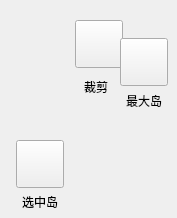
               <widget class="QWidget" name="tabWidget_7Page1">
                <attribute name="title">
                 <string/>
                </attribute>
                <widget class="QPushButton" name="btnCut">
                 <property name="geometry">
                  <rect>
                   <x>75</x>
                   <y>20</y>
                   <width>48</width>
                   <height>48</height>
                  </rect>
                 </property>
                 <property name="sizePolicy">
                  <sizepolicy hsizetype="Fixed" vsizetype="Fixed">
                   <horstretch>0</horstretch>
                   <verstretch>0</verstretch>
                  </sizepolicy>
                 </property>
                 <property name="minimumSize">
                  <size>
                   <width>48</width>
                   <height>48</height>
                  </size>
                 </property>
                 <property name="maximumSize">
                  <size>
                   <width>48</width>
                   <height>48</height>
                  </size>
                 </property>
                 <property name="text">
                  <string/>
                 </property>
                 <property name="checkable">
                  <bool>true</bool>
                 </property>
                </widget>
                <widget class="QPushButton" name="btnMaxLand">
                 <property name="geometry">
                  <rect>
                   <x>120</x>
                   <y>38</y>
                   <width>48</width>
                   <height>48</height>
                  </rect>
                 </property>
                 <property name="sizePolicy">
                  <sizepolicy hsizetype="Fixed" vsizetype="Fixed">
                   <horstretch>0</horstretch>
                   <verstretch>0</verstretch>
                  </sizepolicy>
                 </property>
                 <property name="minimumSize">
                  <size>
                   <width>48</width>
                   <height>48</height>
                  </size>
                 </property>
                 <property name="maximumSize">
                  <size>
                   <width>48</width>
                   <height>48</height>
                  </size>
                 </property>
                 <property name="text">
                  <string/>
                 </property>
                 <property name="checkable">
                  <bool>true</bool>
                 </property>
                </widget>
                <widget class="QLabel" name="btnCut_2">
                 <property name="geometry">
                  <rect>
                   <x>72</x>
                   <y>80</y>
                   <width>48</width>
                   <height>14</height>
                  </rect>
                 </property>
                 <property name="text">
                  <string>裁剪</string>
                 </property>
                 <property name="alignment">
                  <set>Qt::AlignCenter</set>
                 </property>
                </widget>
                <widget class="QLabel" name="label_7">
                 <property name="geometry">
                  <rect>
                   <x>120</x>
                   <y>94</y>
                   <width>48</width>
                   <height>14</height>
                  </rect>
                 </property>
                 <property name="text">
                  <string>最大岛</string>
                 </property>
                 <property name="alignment">
                  <set>Qt::AlignCenter</set>
                 </property>
                </widget>
                <widget class="QPushButton" name="btnSaveMaxLand">
                 <property name="geometry">
                  <rect>
                   <x>16</x>
                   <y>140</y>
                   <width>48</width>
                   <height>48</height>
                  </rect>
                 </property>
                 <property name="sizePolicy">
                  <sizepolicy hsizetype="Fixed" vsizetype="Fixed">
                   <horstretch>0</horstretch>
                   <verstretch>0</verstretch>
                  </sizepolicy>
                 </property>
                 <property name="minimumSize">
                  <size>
                   <width>48</width>
                   <height>48</height>
                  </size>
                 </property>
                 <property name="maximumSize">
                  <size>
                   <width>48</width>
                   <height>48</height>
                  </size>
                 </property>
                 <property name="text">
                  <string/>
                 </property>
                 <property name="checkable">
                  <bool>true</bool>
                 </property>
                </widget>
                <widget class="QLabel" name="label_18">
                 <property name="geometry">
                  <rect>
                   <x>6</x>
                   <y>195</y>
                   <width>68</width>
                   <height>14</height>
                  </rect>
                 </property>
                 <property name="text">
                  <string>选中岛</string>
                 </property>
                 <property name="alignment">
                  <set>Qt::AlignCenter</set>
                 </property>
                </widget>
               </widget>
